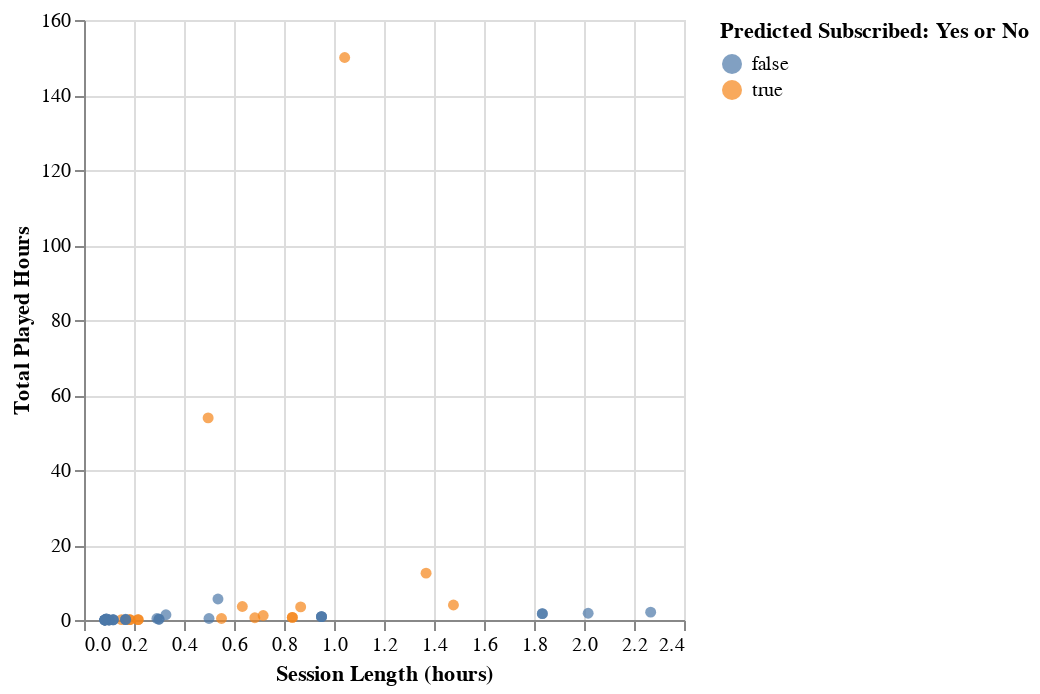

Notebook source saved alongside this figure:
### Code cell
test_predicted_plot=alt.Chart(players_session_predict).mark_circle().encode(
    x=alt.X('session_length_hours').title('Session Length (hours)'),
    y=alt.Y('played_hours').title('Total Played Hours'),
    color=alt.Color('predicted').title('Predicted Subscribed: Yes or No')
)
test_predicted_plot

### Figure 1 — Vega specification as saved in the notebook (floating-point values rounded to 4 significant figures)
{"$schema": "https://vega.github.io/schema/vega/v5.json", "data": [{"name": "source_0", "values": [{"played_hours": 0.1, "predicted": true, "session_length_hours": 0.2167}, {"played_hours": 53.9, "predicted": true, "session_length_hours": 0.4965}, {"played_hours": 0.3, "predicted": false, "session_length_hours": 0.08939}, {"played_hours": 0.0, "predicted": false, "session_length_hours": 0.1}, {"played_hours": 0.9, "predicted": false, "session_length_hours": 0.95}, {"played_hours": 0.1, "predicted": true, "session_length_hours": 0.15}, {"played_hours": 0.0, "predicted": false, "session_length_hours": 0.08333}, {"played_hours": 0.0, "predicted": false, "session_length_hours": 0.1}, {"played_hours": 0.1, "predicted": false, "session_length_hours": 0.1667}, {"played_hours": 0.1, "predicted": false, "session_length_hours": 0.1167}, {"played_hours": 4.0, "predicted": true, "session_length_hours": 1.478}, {"played_hours": 1.7, "predicted": false, "session_length_hours": 1.833}, {"played_hours": 150.0, "predicted": true, "session_length_hours": 1.043}, {"played_hours": 0.4, "predicted": false, "session_length_hours": 0.2917}, {"played_hours": 0.0, "predicted": false, "session_length_hours": 0.08333}, {"played_hours": 3.5, "predicted": true, "session_length_hours": 0.8667}, {"played_hours": 0.6, "predicted": true, "session_length_hours": 0.6833}, {"played_hours": 1.4, "predicted": false, "session_length_hours": 0.3278}, {"played_hours": 0.3, "predicted": false, "session_length_hours": 0.08939}, {"played_hours": 0.0, "predicted": false, "session_length_hours": 0.08333}, {"played_hours": 0.0, "predicted": false, "session_length_hours": 0.1167}, {"played_hours": 0.9, "predicted": false, "session_length_hours": 0.95}, {"played_hours": 0.4, "predicted": false, "session_length_hours": 0.5}, {"played_hours": 0.2, "predicted": false, "session_length_hours": 0.3}, {"played_hours": 5.6, "predicted": false, "session_length_hours": 0.5359}, {"played_hours": 3.6, "predicted": true, "session_length_hours": 0.6333}, {"played_hours": 0.0, "predicted": false, "session_length_hours": 0.08333}, {"played_hours": 0.1, "predicted": false, "session_length_hours": 0.1167}, {"played_hours": 0.7, "predicted": true, "session_length_hours": 0.8333}, {"played_hours": 2.1, "predicted": false, "session_length_hours": 2.267}, {"played_hours": 0.4, "predicted": true, "session_length_hours": 0.55}, {"played_hours": 0.9, "predicted": false, "session_length_hours": 0.95}, {"played_hours": 0.1, "predicted": true, "session_length_hours": 0.1833}, {"played_hours": 0.0, "predicted": false, "session_length_hours": 0.08333}, {"played_hours": 0.1, "predicted": true, "session_length_hours": 0.1833}, {"played_hours": 1.2, "predicted": true, "session_length_hours": 0.7167}, {"played_hours": 1.8, "predicted": false, "session_length_hours": 2.017}, {"played_hours": 12.5, "predicted": true, "session_length_hours": 1.368}, {"played_hours": 0.0, "predicted": false, "session_length_hours": 0.08333}, {"played_hours": 0.1, "predicted": false, "session_length_hours": 0.1667}, {"played_hours": 1.7, "predicted": false, "session_length_hours": 1.833}, {"played_hours": 0.1, "predicted": true, "session_length_hours": 0.2167}, {"played_hours": 0.0, "predicted": false, "session_length_hours": 0.1}, {"played_hours": 0.7, "predicted": true, "session_length_hours": 0.8333}, {"played_hours": 0.2, "predicted": false, "session_length_hours": 0.1667}, {"played_hours": 0.2, "predicted": false, "session_length_hours": 0.3}, {"played_hours": 0.0, "predicted": false, "session_length_hours": 0.08333}]}, {"name": "source_0_x_domain_session_length_hours", "values": [{"min": 0.08333, "max": 2.267}]}, {"name": "source_0_y_domain_played_hours", "values": [{"min": 0.0, "max": 150.0}]}, {"name": "source_0_color_domain_predicted", "values": [{"predicted": true}, {"predicted": false}]}], "marks": [{"type": "symbol", "name": "marks", "from": {"data": "source_0"}, "encode": {"update": {"x": {"field": "session_length_hours", "scale": "x"}, "shape": {"value": "circle"}, "opacity": {"value": 0.7}, "fill": {"field": "predicted", "scale": "color"}, "y": {"field": "played_hours", "scale": "y"}}}, "style": ["circle"]}], "scales": [{"name": "x", "type": "linear", "domain": [{"signal": "(data(\"source_0_x_domain_session_length_hours\")[0] || {}).min"}, {"signal": "(data(\"source_0_x_domain_session_length_hours\")[0] || {}).max"}], "range": [0, {"signal": "width"}], "zero": true, "nice": true}, {"name": "y", "type": "linear", "domain": [{"signal": "(data(\"source_0_y_domain_played_hours\")[0] || {}).min"}, {"signal": "(data(\"source_0_y_domain_played_hours\")[0] || {}).max"}], "range": [{"signal": "height"}, 0], "nice": true, "zero": true}, {"name": "color", "type": "ordinal", "domain": {"data": "source_0_color_domain_predicted", "field": "predicted", "sort": true}, "range": "category"}], "axes": [{"scale": "x", "maxExtent": 0, "grid": true, "zindex": 0, "aria": false, "minExtent": 0, "tickCount": {"signal": "ceil(width/40)"}, "gridScale": "y", "orient": "bottom", "domain": false, "labels": false, "ticks": false}, {"scale": "y", "tickCount": {"signal": "ceil(height/40)"}, "gridScale": "x", "aria": false, "grid": true, "minExtent": 0, "zindex": 0, "maxExtent": 0, "orient": "left", "domain": false, "ticks": false, "labels": false}, {"scale": "x", "zindex": 0, "tickCount": {"signal": "ceil(width/40)"}, "labelOverlap": true, "grid": false, "title": "Session Length (hours)", "orient": "bottom", "labelFlush": true}, {"scale": "y", "zindex": 0, "grid": false, "orient": "left", "labelOverlap": true, "tickCount": {"signal": "ceil(height/40)"}, "title": "Total Played Hours"}], "legends": [{"title": "Predicted Subscribed: Yes or No", "fill": "color", "symbolType": "circle", "encode": {"symbols": {"update": {"opacity": {"value": 0.7}}}}}], "padding": 5, "background": "white", "height": 300, "style": "cell", "width": 300}
